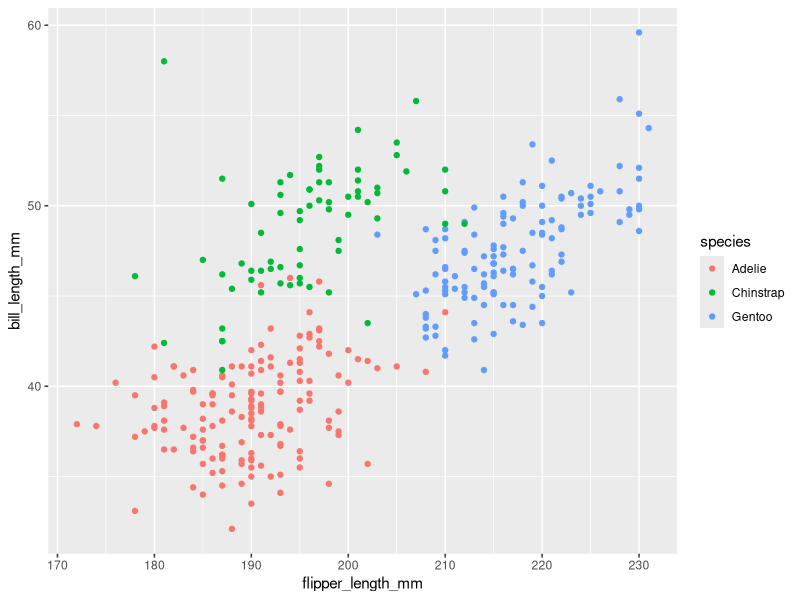

Here is the R script that generated this plot:
## ---- chunk 1
library(tidyverse)

random_sample = rnorm(10, mean = 0, sd = 1)
logical_vector = c(random_sample > 0)
character_vector = c("a", "b", "c", "d", "e", "f","g","h","i","j")
factor_vector = c(-1, 0, 1, 0, 0, 1, 1, -1, -1, 1)
factor_vector = factor(factor_vector, levels = c(-1,0,1))

## ---- chunk 2
data_frame = data.frame(random_sample, logical_vector, character_vector, factor_vector)
## ---- chunk 3
#taking means 
mean(pull(data_frame, random_sample)) 
mean(pull(data_frame, logical_vector)) 
mean(pull(data_frame, character_vector)) 
mean(pull(data_frame, factor_vector)) 
## ---- chunk 4
as.numeric(pull(data_frame, logical_vector)) 
as.numeric(pull(data_frame, character_vector)) 
as.numeric(pull(data_frame, factor_vector)) 

## ---- chunk 5
data("penguins", package = "palmerpenguins")

## ---- chunk 6
library(ggplot2)
penguins_scatter = ggplot(penguins, aes(x = flipper_length_mm, y = bill_length_mm, color = species)) + geom_point()

